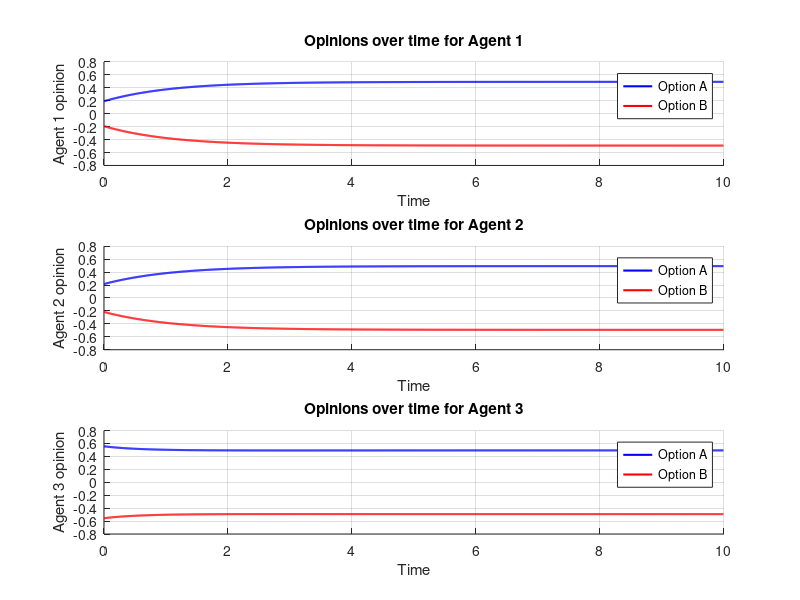

MATLAB code to generate this figure:
clear

%% Parameters
N_o = 2;                %number of opinions
N_a = 3;                %number of agents

dt = 0.01;              %timestep
n_timesteps = 1000;      %number of timesteps

% homogenious parameters

d = 1;
U = 0.5;
Alpha = 1;
Beta = 1;
Gamma = 1;
Delta = 1;

%homogenious so derive some matrixes based on general parameters

d = d*diag(ones(1, N_a));
b = zeros(N_a, N_o);                  %no bias
U = U*diag(ones(1, N_a));
Alpha = Alpha*ones(N_a);
Beta = Beta*ones(N_a);
Gamma = Gamma*ones(N_a)-eye(N_a);     %0 on diagonal
Delta = Delta*ones(N_a)-eye(N_a);     %0 on diagonal


Projection_Matrix = eye(N_o)-1/N_o*ones(N_o, N_o);
opinion_matrixes = zeros(N_a, N_o, n_timesteps);


%% Initial opinions:

% Generate random opinions for each agent at t = 0
for agent = 1:N_a
    % Random values between -1 and 1
    random_vals = 2*rand(1, N_o) - 1;  
    
    % Shift to make the sum = 0 (centered around neutrality)
    random_vals = random_vals - mean(random_vals);
    
    % Assign to opinion matrix
    opinion_matrixes(agent, :, 1) = random_vals;
end

%% Simulations:
for timestep = 1:n_timesteps-1
    Z = opinion_matrixes(:, :, timestep);
    f = -d*Z + b + U*(tanh((Alpha + Gamma)*Z)+(tanh((Beta + Delta)*Z)*ones(N_o, 1))*ones(1, N_o));
    Z_dot = f*Projection_Matrix;
    
    opinion_matrixes(:, :, timestep+1) = Z + dt*Z_dot;
end

%% analysis

%plot opinions of agents over time
time = (0:n_timesteps-1) * dt;

% Colors for options
colors = {'b', 'r'};  % blue for option 1, red for option 2

figure;
hold on;

% Loop over agents
for agent = 1:3
    subplot(3,1,agent);  % One subplot per agent
    hold on;
    
    % Loop over options
    for option = 1:2
        plot(time, squeeze(opinion_matrixes(agent, option, :)), colors{option}, 'LineWidth', 1.5);
    end
    
    xlabel('Time');
    ylabel(['Agent ', num2str(agent), ' opinion']);
    legend('Option A','Option B');
    grid on;
    title(['Opinions over time for Agent ', num2str(agent)]);
end

hold off;




